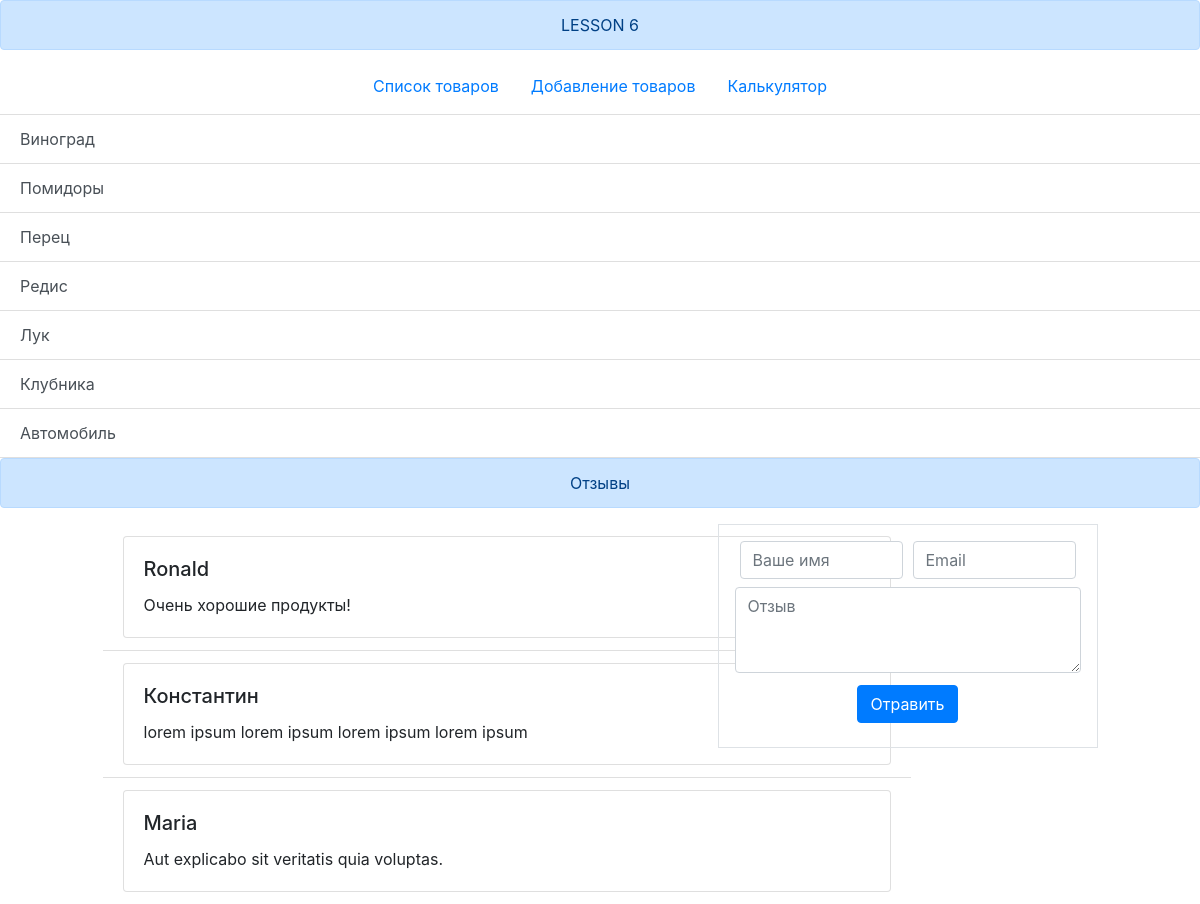
The page / on the database its author committed.
### tables this page shows
CREATE TABLE IF NOT EXISTS `goods` (
  `id` int(11) NOT NULL AUTO_INCREMENT,
  `name` varchar(255) NOT NULL,
  `country` varchar(255) NOT NULL,
  `price` float NOT NULL,
  `img` varchar(255) NOT NULL,
  PRIMARY KEY (`id`),
  UNIQUE KEY `img` (`img`),
  KEY `name` (`name`),
  KEY `country` (`country`)
);

CREATE TABLE IF NOT EXISTS `reviews` (
  `id` int(11) NOT NULL AUTO_INCREMENT,
  `email` varchar(255) NOT NULL,
  `user` varchar(255) NOT NULL,
  `comment` text NOT NULL,
  PRIMARY KEY (`id`)
);

### engine/models.php (called while the page is built, shortened)
<?php
function getReviews (){
  global $db;
  $reviewList = [];
  $res = mysqli_query($db,'SELECT * FROM `reviews`');
    while ($row = mysqli_fetch_assoc($res)) {
      $reviewList[]=$row;
    };
  return $reviewList;
};
function getGoods(){
  global $db;
  $goodsList = [];
  $res = mysqli_query($db,'SELECT * FROM `goods`');
    while ($row = mysqli_fetch_assoc($res)) {
      $goodsList[]=$row;
    };
  return $goodsList;
};

### engine/templating.php (called while the page is built)
<?php
function HTMLRender ($template,$variables){
   $content = file_get_contents(TEMPLATE_DIR . '/' . $template);
     foreach ($variables as $varName => $value) {
       $content = str_replace('{{'.$varName.'}}', $value, $content);
     }
return $content;
};

### public/index.php (the view, shortened to what this page needs)
<?php
require_once '../engine/templating.php';
require_once '../engine/models.php';
?>
<!DOCTYPE html>
<html>
  <head>
    <link rel="stylesheet" href="https://maxcdn.bootstrapcdn.com/bootstrap/4.0.0/css/bootstrap.min.css">
    <link href="packages/open-iconic-master/font/css/open-iconic-bootstrap.css" rel="stylesheet">
    <link rel="stylesheet" href="css/styles.css">
  </head>
  <body>
    <div class="alert alert-primary text-center" role="alert">LESSON 6</div>
    <?php require_once 'nav.php'; ?>
    <ul class="list-group list-group-flush">
      <?php foreach(getgoods() as $good ):?>
        <?php echo HTMLRender('goodUnit.html',$good);?>
      <?php endforeach;?>
    </ul>
    <div class="alert alert-primary text-center" role="alert">Отзывы</div>
    <div class="row">
      <div class="col-sm-1 col-xs-1 "> </div>
      <div class="col-sm-6 col-xs-6 ">
        <ul class="list-group list-group-flush">
          <?php foreach(getReviews() as $review ):?>
            <?php echo HTMLRender('reviewUnit.html',$review);?>
          <?php endforeach;?>
        </ul>
      </div>
      <div class="col-sm-4 col-xs-4 ">
        <?php require_once 'reviewForm.php'; ?>
      </div>
     <div class="col-sm-1 col-xs-1 "></div>
    </div>
  </body>
</html>

### rows shown on the page
goods: HTMLRender('goodUnit.html',$good) "Виноград"
goods: HTMLRender('goodUnit.html',$good) "Помидоры"
goods: HTMLRender('goodUnit.html',$good) "Перец"
goods: HTMLRender('goodUnit.html',$good) "Редис"
goods: HTMLRender('goodUnit.html',$good) "Лук"
goods: HTMLRender('goodUnit.html',$good) "Клубника"
goods: HTMLRender('goodUnit.html',$good) "Автомобиль"
reviews: HTMLRender('reviewUnit.html',$review) "Ronald Очень хорошие продукты!"
reviews: HTMLRender('reviewUnit.html',$review) "Константин lorem ipsum lorem ipsum lorem ipsum lorem ipsum"
reviews: HTMLRender('reviewUnit.html',$review) "Maria Aut explicabo sit veritatis quia voluptas."
